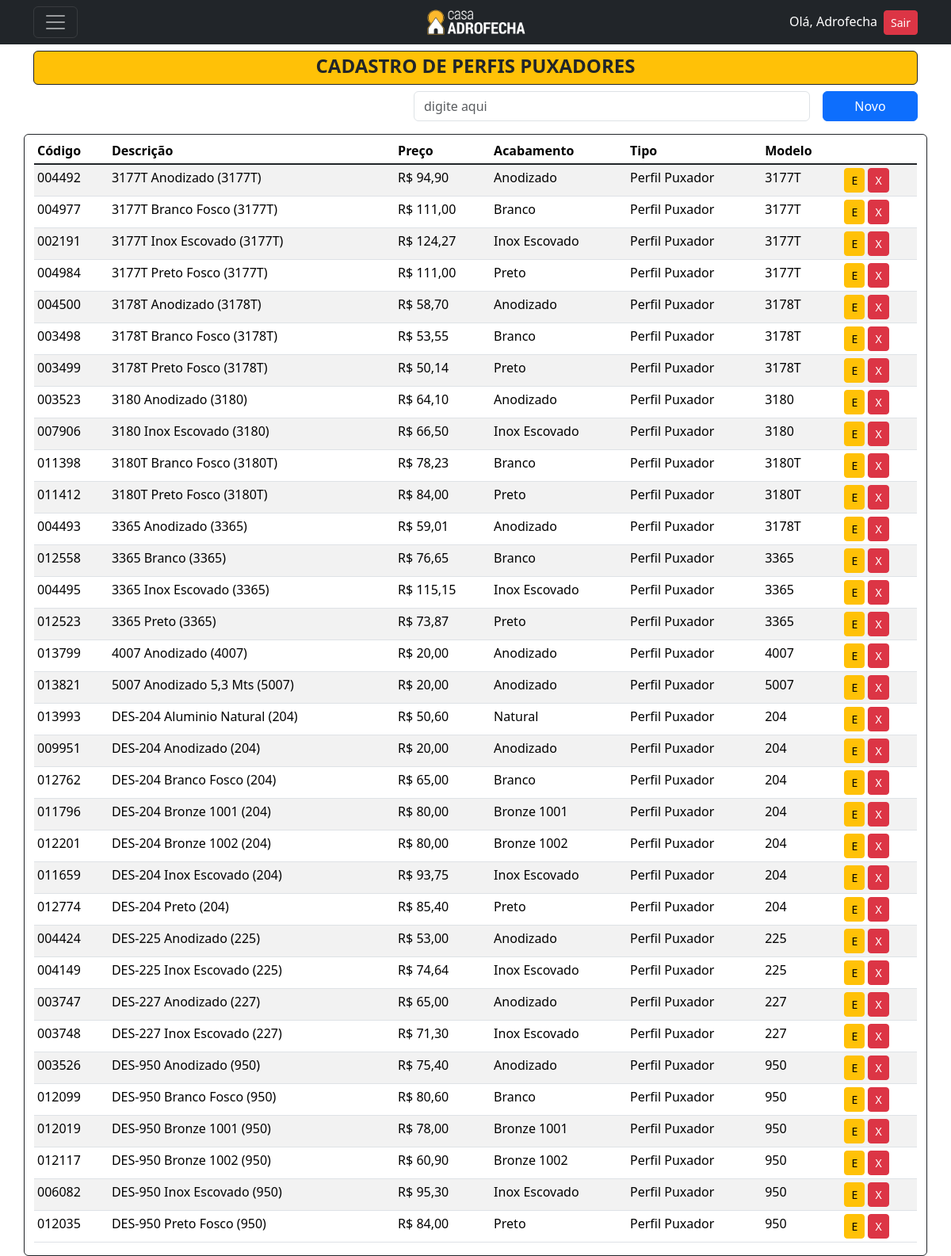
The page /listar/perfilpuxador/ (signed in) on the database as committed earlier.
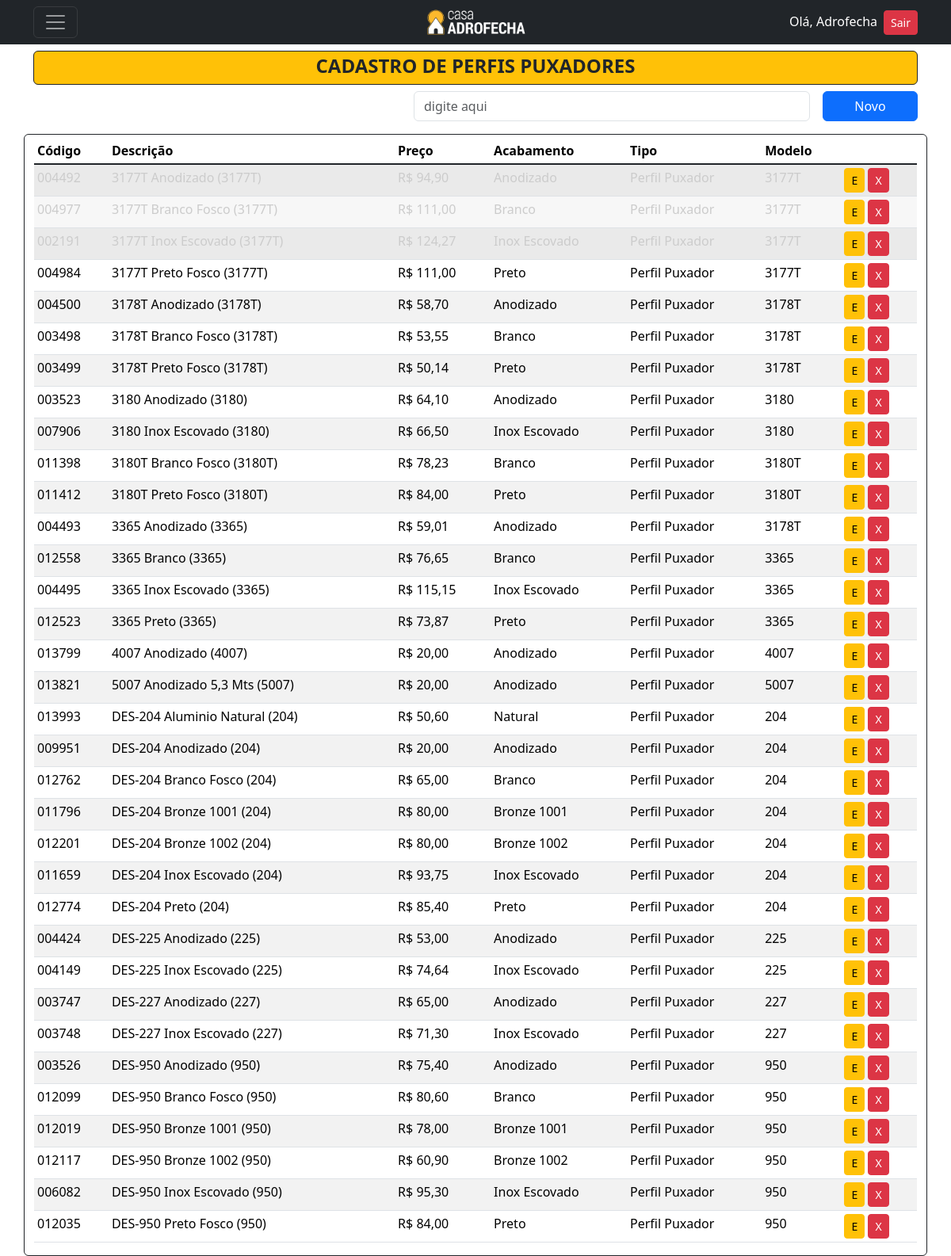
The same page on the database as committed later.
### cadastros/models.py (models this page shows, shortened)
class ItemBase(models.Model):
    codigo = models.CharField(max_length=6, verbose_name="Código", unique=True)
    descricao = models.CharField(max_length=150, verbose_name="Descrição")
    preco = models.DecimalField(decimal_places=2, max_digits=5, verbose_name="Preço")
    acabamento = models.ForeignKey('Acabamento', on_delete=models.PROTECT)
    tipo = models.ForeignKey('Tipo', on_delete=models.PROTECT)
    ativo = models.BooleanField(default=True)
    class Meta:
        abstract = True

class PerfilPuxador(ItemBase):
    modelo = models.ForeignKey(ModeloPerfilPuxador, on_delete=models.PROTECT)
    largura_perfil = models.DecimalField(decimal_places=2, max_digits=5, verbose_name="Largura Perfil")
    aba_perfil = models.DecimalField(decimal_places=2, max_digits=5, verbose_name="Aba Perfil")
    desconto_vidro = models.DecimalField(decimal_places=2, max_digits=5, verbose_name="Desconto P/Vidro")
    largura_puxador = models.DecimalField(decimal_places=2, max_digits=5, verbose_name="Largura Puxador")
    aba_puxador = models.DecimalField(decimal_places=2, max_digits=5, verbose_name="Aba Puxador")
    class Meta:
        verbose_name = 'Perfil Puxador'
        verbose_name_plural = 'Perfis Puxadores'
        ordering = ["descricao"]

class Acabamento(models.Model):
    acabamento = models.CharField(max_length=50, unique=True)
    codigo_rgb = models.CharField(max_length=15, verbose_name="Código RGB",)
    class Meta:
        verbose_name = 'Acabamento'
        verbose_name_plural = 'Acabamentos'
        ordering = ["acabamento"]
    def __str__(self):
        return self.acabamento

class Tipo(models.Model):
    tipo = models.CharField(max_length=30, unique=True)
    class Meta:
        ordering = ["tipo"]
    def __str__(self):
        return self.tipo

class BaseModelo(models.Model):
    modelo = models.CharField(max_length=10, unique=True)
    class Meta:
        abstract = True
    def __str__(self):
        return self.modelo

class ModeloPerfilPuxador(BaseModelo):
    class Meta:
        verbose_name = 'Modelo Perfil Puxador'
        verbose_name_plural = 'Modelo Perfis Puxadores'
        ordering = ["modelo"]

### cadastros/views.py (the view)
# urls.py: path('listar/perfilpuxador/', PerfilPuxadorList.as_view(), name='listar-perfilpuxador'),
class PerfilPuxadorList(LoginRequiredMixin,PermissionRequiredMixin, ListView):
    model = PerfilPuxador
    template_name = 'cadastros/listas/PerfilPuxador.html'
    permission_required = 'cadastros.view_perfilpuxador'

### cadastros/templates/cadastros/listas/perfilPuxador.html (shortened to what this page needs)
{% extends 'base.html' %}
{% block content %}
<header class="mt-5">
  <div>
      <div class="bg-warning rounded text-dark border border-dark pt-1 d-flex align-items-center justify-content-center">
        <h4><strong>CADASTRO DE PERFIS PUXADORES</strong></h4>
      </div>
      <div class="mt-2 d-flex align-items-center justify-content-end">
          <input type="email" class="form-control me-3" style="width: 500px;" name="busca-perfilpuxador" placeholder="digite aqui">
          <a href="{% url 'cadastrar-perfilpuxador' %}" style="width: 120px;" class="btn btn-primary bg-primary">Novo</a>
      </div>
  </div>
</header>
<div class="mt-3">
  <div class="row">
      <div class="border border-dark rounded container">
          <table class="mt-1 table table-sm table-striped">
            <thead>
              <tr>
                <th scope="col ">Código</th>
                <th scope="col ">Descrição</th>
                <th scope="col ">Preço</th>
                <th scope="col ">Acabamento</th>
                <th scope="col ">Tipo</th>
                <th scope="col ">Modelo</th>
              </tr>
            </thead>
            <tbody class="table-group-divider ">
                {% for perfilpuxador in object_list %}
                <tr {% if not perfilpuxador.ativo %}class="inactive"{% endif %}>
                    <td>{{ perfilpuxador.codigo }}</td>
                    <td>{{ perfilpuxador.descricao }}</td>
                    <td>R$ {{ perfilpuxador.preco }}</td>
                    <td>{{ perfilpuxador.acabamento }}</td>
                    <td>{{ perfilpuxador.tipo }}</td>
                    <td>{{ perfilpuxador.modelo }}</td>
                    <td>
                        <a href="{% url 'editar-perfilpuxador' perfilpuxador.pk %}" class="btn btn-warning btn-sm" title="Editar">E</a>
                        <a href="{% url 'excluir-perfilpuxador' perfilpuxador.pk %}" class="btn btn-danger btn-sm" title="Excluir">X</a>
                    </td>
                </tr>
                {% empty %}
                    <tr>
                        <td colspan="9">Nenhum Perfil Puxador cadastrado</td>
                    </tr>
                {% endfor %}
            </tbody>
          </table>
      </div>
  </div>
</div>
{% endblock %}

Rows that differ between the two databases and show on the page:
changed PerfilPuxador "3177T Anodizado (3177T)": ativo True → False (drawn)
changed PerfilPuxador "3177T Branco Fosco (3177T)": ativo True → False (drawn)
changed PerfilPuxador "3177T Inox Escovado (3177T)": ativo True → False (drawn)
